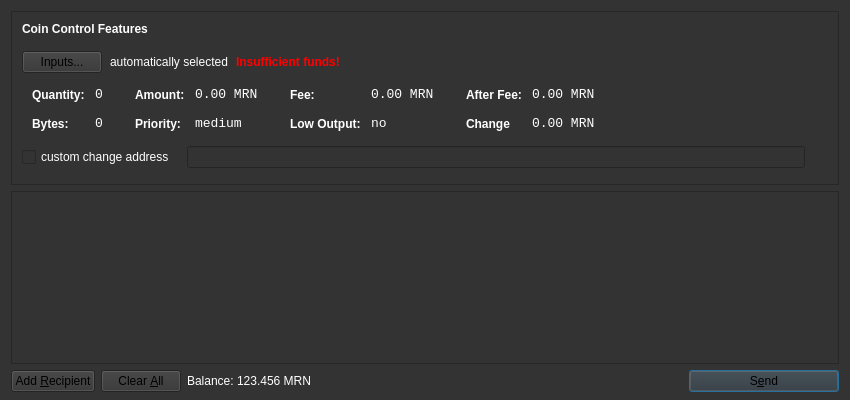
<?xml version="1.0" encoding="UTF-8"?>
<ui version="4.0">
 <class>SendCoinsDialog</class>
 <widget class="QDialog" name="SendCoinsDialog">
  <property name="geometry">
   <rect>
    <x>0</x>
    <y>0</y>
    <width>850</width>
    <height>400</height>
   </rect>
  </property>
  <property name="windowTitle">
   <string>Send Coins</string>
  </property>
  <property name="styleSheet">
   <string notr="true">background-color: rgb(51, 51, 51);</string>
  </property>
  <layout class="QVBoxLayout" name="verticalLayout" stretch="0,1,0">
   <property name="bottomMargin">
    <number>8</number>
   </property>
   <item>
    <widget class="QFrame" name="frameCoinControl">
     <property name="sizePolicy">
      <sizepolicy hsizetype="Expanding" vsizetype="Expanding">
       <horstretch>0</horstretch>
       <verstretch>0</verstretch>
      </sizepolicy>
     </property>
     <property name="maximumSize">
      <size>
       <width>16777215</width>
       <height>16777215</height>
      </size>
     </property>
     <property name="frameShape">
      <enum>QFrame::StyledPanel</enum>
     </property>
     <property name="frameShadow">
      <enum>QFrame::Sunken</enum>
     </property>
     <layout class="QVBoxLayout" name="verticalLayoutCoinControl2">
      <property name="spacing">
       <number>6</number>
      </property>
      <property name="leftMargin">
       <number>0</number>
      </property>
      <property name="topMargin">
       <number>0</number>
      </property>
      <property name="rightMargin">
       <number>0</number>
      </property>
      <property name="bottomMargin">
       <number>6</number>
      </property>
      <item>
       <widget class="QWidget" name="" native="true">
        <property name="styleSheet">
         <string notr="true">color: rgb(255, 255, 255);</string>
        </property>
        <layout class="QVBoxLayout" name="verticalLayoutCoinControl" stretch="0,0,0,0,1">
         <property name="spacing">
          <number>0</number>
         </property>
         <property name="leftMargin">
          <number>10</number>
         </property>
         <property name="topMargin">
          <number>10</number>
         </property>
         <item>
          <layout class="QHBoxLayout" name="horizontalLayoutCoinControl1">
           <property name="bottomMargin">
            <number>15</number>
           </property>
           <item>
            <widget class="QLabel" name="labelCoinControlFeatures">
             <property name="sizePolicy">
              <sizepolicy hsizetype="Preferred" vsizetype="Maximum">
               <horstretch>0</horstretch>
               <verstretch>0</verstretch>
              </sizepolicy>
             </property>
             <property name="font">
              <font>
               <weight>75</weight>
               <bold>true</bold>
              </font>
             </property>
             <property name="styleSheet">
              <string notr="true">font-weight:bold;</string>
             </property>
             <property name="text">
              <string>Coin Control Features</string>
             </property>
            </widget>
           </item>
          </layout>
         </item>
         <item>
          <layout class="QHBoxLayout" name="horizontalLayoutCoinControl2" stretch="0,0,0,0">
           <property name="spacing">
            <number>8</number>
           </property>
           <property name="bottomMargin">
            <number>10</number>
           </property>
           <item>
            <widget class="QPushButton" name="pushButtonCoinControl">
             <property name="styleSheet">
              <string notr="true">color: rgb(0, 0, 0);</string>
             </property>
             <property name="text">
              <string>Inputs...</string>
             </property>
            </widget>
           </item>
           <item>
            <widget class="QLabel" name="labelCoinControlAutomaticallySelected">
             <property name="text">
              <string>automatically selected</string>
             </property>
             <property name="margin">
              <number>5</number>
             </property>
            </widget>
           </item>
           <item>
            <widget class="QLabel" name="labelCoinControlInsuffFunds">
             <property name="font">
              <font>
               <weight>75</weight>
               <bold>true</bold>
              </font>
             </property>
             <property name="styleSheet">
              <string notr="true">color:red;font-weight:bold;</string>
             </property>
             <property name="text">
              <string>Insufficient funds!</string>
             </property>
             <property name="margin">
              <number>5</number>
             </property>
            </widget>
           </item>
           <item>
            <spacer name="horizontalSpacerCoinControl">
             <property name="orientation">
              <enum>Qt::Horizontal</enum>
             </property>
             <property name="sizeHint" stdset="0">
              <size>
               <width>40</width>
               <height>1</height>
              </size>
             </property>
            </spacer>
           </item>
          </layout>
         </item>
         <item>
          <widget class="QWidget" name="widgetCoinControl" native="true">
           <property name="sizePolicy">
            <sizepolicy hsizetype="Preferred" vsizetype="Preferred">
             <horstretch>0</horstretch>
             <verstretch>0</verstretch>
            </sizepolicy>
           </property>
           <property name="minimumSize">
            <size>
             <width>0</width>
             <height>0</height>
            </size>
           </property>
           <property name="styleSheet">
            <string notr="true"/>
           </property>
           <layout class="QHBoxLayout" name="horizontalLayoutCoinControl5">
            <property name="leftMargin">
             <number>0</number>
            </property>
            <property name="topMargin">
             <number>0</number>
            </property>
            <property name="rightMargin">
             <number>0</number>
            </property>
            <property name="bottomMargin">
             <number>0</number>
            </property>
            <item>
             <layout class="QHBoxLayout" name="horizontalLayoutCoinControl3" stretch="0,0,0,1">
              <property name="spacing">
               <number>20</number>
              </property>
              <property name="topMargin">
               <number>0</number>
              </property>
              <property name="bottomMargin">
               <number>10</number>
              </property>
              <item>
               <layout class="QFormLayout" name="formLayoutCoinControl1">
                <property name="horizontalSpacing">
                 <number>10</number>
                </property>
                <property name="verticalSpacing">
                 <number>14</number>
                </property>
                <property name="leftMargin">
                 <number>10</number>
                </property>
                <property name="topMargin">
                 <number>4</number>
                </property>
                <property name="rightMargin">
                 <number>6</number>
                </property>
                <item row="0" column="0">
                 <widget class="QLabel" name="labelCoinControlQuantityText">
                  <property name="styleSheet">
                   <string notr="true">font-weight:bold;</string>
                  </property>
                  <property name="text">
                   <string>Quantity:</string>
                  </property>
                  <property name="margin">
                   <number>0</number>
                  </property>
                 </widget>
                </item>
                <item row="0" column="1">
                 <widget class="QLabel" name="labelCoinControlQuantity">
                  <property name="font">
                   <font>
                    <family>Monospace</family>
                    <pointsize>10</pointsize>
                   </font>
                  </property>
                  <property name="cursor">
                   <cursorShape>IBeamCursor</cursorShape>
                  </property>
                  <property name="contextMenuPolicy">
                   <enum>Qt::ActionsContextMenu</enum>
                  </property>
                  <property name="text">
                   <string>0</string>
                  </property>
                  <property name="margin">
                   <number>0</number>
                  </property>
                  <property name="textInteractionFlags">
                   <set>Qt::LinksAccessibleByMouse|Qt::TextSelectableByKeyboard|Qt::TextSelectableByMouse</set>
                  </property>
                 </widget>
                </item>
                <item row="1" column="0">
                 <widget class="QLabel" name="labelCoinControlBytesText">
                  <property name="styleSheet">
                   <string notr="true">font-weight:bold;</string>
                  </property>
                  <property name="text">
                   <string>Bytes:</string>
                  </property>
                 </widget>
                </item>
                <item row="1" column="1">
                 <widget class="QLabel" name="labelCoinControlBytes">
                  <property name="font">
                   <font>
                    <family>Monospace</family>
                    <pointsize>10</pointsize>
                   </font>
                  </property>
                  <property name="cursor">
                   <cursorShape>IBeamCursor</cursorShape>
                  </property>
                  <property name="contextMenuPolicy">
                   <enum>Qt::ActionsContextMenu</enum>
                  </property>
                  <property name="text">
                   <string>0</string>
                  </property>
                  <property name="textInteractionFlags">
                   <set>Qt::LinksAccessibleByMouse|Qt::TextSelectableByKeyboard|Qt::TextSelectableByMouse</set>
                  </property>
                 </widget>
                </item>
               </layout>
              </item>
              <item>
               <layout class="QFormLayout" name="formLayoutCoinControl2">
                <property name="horizontalSpacing">
                 <number>10</number>
                </property>
                <property name="verticalSpacing">
                 <number>14</number>
                </property>
                <property name="leftMargin">
                 <number>6</number>
                </property>
                <property name="topMargin">
                 <number>4</number>
                </property>
                <property name="rightMargin">
                 <number>6</number>
                </property>
                <item row="0" column="0">
                 <widget class="QLabel" name="labelCoinControlAmountText">
                  <property name="styleSheet">
                   <string notr="true">font-weight:bold;</string>
                  </property>
                  <property name="text">
                   <string>Amount:</string>
                  </property>
                  <property name="margin">
                   <number>0</number>
                  </property>
                 </widget>
                </item>
                <item row="0" column="1">
                 <widget class="QLabel" name="labelCoinControlAmount">
                  <property name="font">
                   <font>
                    <family>Monospace</family>
                    <pointsize>10</pointsize>
                   </font>
                  </property>
                  <property name="cursor">
                   <cursorShape>IBeamCursor</cursorShape>
                  </property>
                  <property name="contextMenuPolicy">
                   <enum>Qt::ActionsContextMenu</enum>
                  </property>
                  <property name="text">
                   <string>0.00 MRN</string>
                  </property>
                  <property name="textInteractionFlags">
                   <set>Qt::LinksAccessibleByMouse|Qt::TextSelectableByKeyboard|Qt::TextSelectableByMouse</set>
                  </property>
                 </widget>
                </item>
                <item row="1" column="0">
                 <widget class="QLabel" name="labelCoinControlPriorityText">
                  <property name="styleSheet">
                   <string notr="true">font-weight:bold;</string>
                  </property>
                  <property name="text">
                   <string>Priority:</string>
                  </property>
                 </widget>
                </item>
                <item row="1" column="1">
                 <widget class="QLabel" name="labelCoinControlPriority">
                  <property name="font">
                   <font>
                    <family>Monospace</family>
                    <pointsize>10</pointsize>
                   </font>
                  </property>
                  <property name="cursor">
                   <cursorShape>IBeamCursor</cursorShape>
                  </property>
                  <property name="contextMenuPolicy">
                   <enum>Qt::ActionsContextMenu</enum>
                  </property>
                  <property name="text">
                   <string>medium</string>
                  </property>
                  <property name="textInteractionFlags">
                   <set>Qt::LinksAccessibleByMouse|Qt::TextSelectableByKeyboard|Qt::TextSelectableByMouse</set>
                  </property>
                 </widget>
                </item>
               </layout>
              </item>
              <item>
               <layout class="QFormLayout" name="formLayoutCoinControl3">
                <property name="horizontalSpacing">
                 <number>10</number>
                </property>
                <property name="verticalSpacing">
                 <number>14</number>
                </property>
                <property name="leftMargin">
                 <number>6</number>
                </property>
                <property name="topMargin">
                 <number>4</number>
                </property>
                <property name="rightMargin">
                 <number>6</number>
                </property>
                <item row="0" column="0">
                 <widget class="QLabel" name="labelCoinControlFeeText">
                  <property name="styleSheet">
                   <string notr="true">font-weight:bold;</string>
                  </property>
                  <property name="text">
                   <string>Fee:</string>
                  </property>
                  <property name="margin">
                   <number>0</number>
                  </property>
                 </widget>
                </item>
                <item row="0" column="1">
                 <widget class="QLabel" name="labelCoinControlFee">
                  <property name="font">
                   <font>
                    <family>Monospace</family>
                    <pointsize>10</pointsize>
                   </font>
                  </property>
                  <property name="cursor">
                   <cursorShape>IBeamCursor</cursorShape>
                  </property>
                  <property name="contextMenuPolicy">
                   <enum>Qt::ActionsContextMenu</enum>
                  </property>
                  <property name="text">
                   <string>0.00 MRN</string>
                  </property>
                  <property name="textInteractionFlags">
                   <set>Qt::LinksAccessibleByMouse|Qt::TextSelectableByKeyboard|Qt::TextSelectableByMouse</set>
                  </property>
                 </widget>
                </item>
                <item row="1" column="0">
                 <widget class="QLabel" name="labelCoinControlLowOutputText">
                  <property name="styleSheet">
                   <string notr="true">font-weight:bold;</string>
                  </property>
                  <property name="text">
                   <string>Low Output:</string>
                  </property>
                 </widget>
                </item>
                <item row="1" column="1">
                 <widget class="QLabel" name="labelCoinControlLowOutput">
                  <property name="font">
                   <font>
                    <family>Monospace</family>
                    <pointsize>10</pointsize>
                   </font>
                  </property>
                  <property name="cursor">
                   <cursorShape>IBeamCursor</cursorShape>
                  </property>
                  <property name="contextMenuPolicy">
                   <enum>Qt::ActionsContextMenu</enum>
                  </property>
                  <property name="text">
                   <string>no</string>
                  </property>
                  <property name="textInteractionFlags">
                   <set>Qt::LinksAccessibleByMouse|Qt::TextSelectableByKeyboard|Qt::TextSelectableByMouse</set>
                  </property>
                 </widget>
                </item>
               </layout>
              </item>
              <item>
               <layout class="QFormLayout" name="formLayoutCoinControl4">
                <property name="horizontalSpacing">
                 <number>10</number>
                </property>
                <property name="verticalSpacing">
                 <number>14</number>
                </property>
                <property name="leftMargin">
                 <number>6</number>
                </property>
                <property name="topMargin">
                 <number>4</number>
                </property>
                <property name="rightMargin">
                 <number>6</number>
                </property>
                <item row="0" column="0">
                 <widget class="QLabel" name="labelCoinControlAfterFeeText">
                  <property name="styleSheet">
                   <string notr="true">font-weight:bold;</string>
                  </property>
                  <property name="text">
                   <string>After Fee:</string>
                  </property>
                  <property name="margin">
                   <number>0</number>
                  </property>
                 </widget>
                </item>
                <item row="0" column="1">
                 <widget class="QLabel" name="labelCoinControlAfterFee">
                  <property name="font">
                   <font>
                    <family>Monospace</family>
                    <pointsize>10</pointsize>
                   </font>
                  </property>
                  <property name="cursor">
                   <cursorShape>IBeamCursor</cursorShape>
                  </property>
                  <property name="contextMenuPolicy">
                   <enum>Qt::ActionsContextMenu</enum>
                  </property>
                  <property name="text">
                   <string>0.00 MRN</string>
                  </property>
                  <property name="textInteractionFlags">
                   <set>Qt::LinksAccessibleByMouse|Qt::TextSelectableByKeyboard|Qt::TextSelectableByMouse</set>
                  </property>
                 </widget>
                </item>
                <item row="1" column="0">
                 <widget class="QLabel" name="labelCoinControlChangeText">
                  <property name="styleSheet">
                   <string notr="true">font-weight:bold;</string>
                  </property>
                  <property name="text">
                   <string>Change</string>
                  </property>
                 </widget>
                </item>
                <item row="1" column="1">
                 <widget class="QLabel" name="labelCoinControlChange">
                  <property name="font">
                   <font>
                    <family>Monospace</family>
                    <pointsize>10</pointsize>
                   </font>
                  </property>
                  <property name="cursor">
                   <cursorShape>IBeamCursor</cursorShape>
                  </property>
                  <property name="contextMenuPolicy">
                   <enum>Qt::ActionsContextMenu</enum>
                  </property>
                  <property name="text">
                   <string>0.00 MRN</string>
                  </property>
                  <property name="textInteractionFlags">
                   <set>Qt::LinksAccessibleByMouse|Qt::TextSelectableByKeyboard|Qt::TextSelectableByMouse</set>
                  </property>
                 </widget>
                </item>
               </layout>
              </item>
             </layout>
            </item>
           </layout>
          </widget>
         </item>
         <item>
          <layout class="QHBoxLayout" name="horizontalLayoutCoinControl4" stretch="0,0,0">
           <property name="spacing">
            <number>12</number>
           </property>
           <property name="sizeConstraint">
            <enum>QLayout::SetDefaultConstraint</enum>
           </property>
           <property name="topMargin">
            <number>5</number>
           </property>
           <property name="rightMargin">
            <number>5</number>
           </property>
           <item>
            <widget class="QCheckBox" name="checkBoxCoinControlChange">
             <property name="text">
              <string>custom change address</string>
             </property>
            </widget>
           </item>
           <item>
            <widget class="QLineEdit" name="lineEditCoinControlChange">
             <property name="enabled">
              <bool>false</bool>
             </property>
             <property name="sizePolicy">
              <sizepolicy hsizetype="Expanding" vsizetype="Fixed">
               <horstretch>0</horstretch>
               <verstretch>0</verstretch>
              </sizepolicy>
             </property>
            </widget>
           </item>
           <item>
            <widget class="QLabel" name="labelCoinControlChangeLabel">
             <property name="sizePolicy">
              <sizepolicy hsizetype="Preferred" vsizetype="Expanding">
               <horstretch>0</horstretch>
               <verstretch>0</verstretch>
              </sizepolicy>
             </property>
             <property name="minimumSize">
              <size>
               <width>0</width>
               <height>0</height>
              </size>
             </property>
             <property name="text">
              <string/>
             </property>
             <property name="margin">
              <number>3</number>
             </property>
            </widget>
           </item>
          </layout>
         </item>
         <item>
          <spacer name="verticalSpacerCoinControl">
           <property name="orientation">
            <enum>Qt::Vertical</enum>
           </property>
           <property name="sizeHint" stdset="0">
            <size>
             <width>800</width>
             <height>1</height>
            </size>
           </property>
          </spacer>
         </item>
        </layout>
       </widget>
      </item>
     </layout>
    </widget>
   </item>
   <item>
    <widget class="QScrollArea" name="scrollArea">
     <property name="widgetResizable">
      <bool>true</bool>
     </property>
     <widget class="QWidget" name="scrollAreaWidgetContents">
      <property name="geometry">
       <rect>
        <x>0</x>
        <y>0</y>
        <width>830</width>
        <height>152</height>
       </rect>
      </property>
      <layout class="QVBoxLayout" name="verticalLayout_2">
       <property name="leftMargin">
        <number>0</number>
       </property>
       <property name="topMargin">
        <number>0</number>
       </property>
       <property name="rightMargin">
        <number>0</number>
       </property>
       <property name="bottomMargin">
        <number>0</number>
       </property>
       <item>
        <layout class="QVBoxLayout" name="entries">
         <property name="spacing">
          <number>6</number>
         </property>
        </layout>
       </item>
       <item>
        <spacer name="verticalSpacer">
         <property name="orientation">
          <enum>Qt::Vertical</enum>
         </property>
         <property name="sizeHint" stdset="0">
          <size>
           <width>20</width>
           <height>40</height>
          </size>
         </property>
        </spacer>
       </item>
      </layout>
     </widget>
    </widget>
   </item>
   <item>
    <layout class="QHBoxLayout" name="horizontalLayout">
     <item>
      <widget class="QPushButton" name="addButton">
       <property name="toolTip">
        <string>Send to multiple recipients at once</string>
       </property>
       <property name="text">
        <string>Add &amp;Recipient</string>
       </property>
       <property name="icon">
        <iconset resource="../bitcoin.qrc">
         <normaloff>:/icons/add</normaloff>:/icons/add</iconset>
       </property>
       <property name="autoDefault">
        <bool>false</bool>
       </property>
      </widget>
     </item>
     <item>
      <widget class="QPushButton" name="clearButton">
       <property name="sizePolicy">
        <sizepolicy hsizetype="Minimum" vsizetype="Fixed">
         <horstretch>0</horstretch>
         <verstretch>0</verstretch>
        </sizepolicy>
       </property>
       <property name="toolTip">
        <string>Remove all transaction fields</string>
       </property>
       <property name="text">
        <string>Clear &amp;All</string>
       </property>
       <property name="icon">
        <iconset resource="../bitcoin.qrc">
         <normaloff>:/icons/remove</normaloff>:/icons/remove</iconset>
       </property>
       <property name="autoRepeatDelay">
        <number>300</number>
       </property>
       <property name="autoDefault">
        <bool>false</bool>
       </property>
      </widget>
     </item>
     <item>
      <layout class="QHBoxLayout" name="horizontalLayout_2">
       <property name="spacing">
        <number>3</number>
       </property>
       <item>
        <widget class="QLabel" name="label">
         <property name="sizePolicy">
          <sizepolicy hsizetype="Preferred" vsizetype="Fixed">
           <horstretch>0</horstretch>
           <verstretch>0</verstretch>
          </sizepolicy>
         </property>
         <property name="styleSheet">
          <string notr="true">color: rgb(255, 255, 255);</string>
         </property>
         <property name="text">
          <string>Balance:</string>
         </property>
        </widget>
       </item>
       <item>
        <widget class="QLabel" name="labelBalance">
         <property name="sizePolicy">
          <sizepolicy hsizetype="Preferred" vsizetype="Fixed">
           <horstretch>0</horstretch>
           <verstretch>0</verstretch>
          </sizepolicy>
         </property>
         <property name="cursor">
          <cursorShape>IBeamCursor</cursorShape>
         </property>
         <property name="styleSheet">
          <string notr="true">color: rgb(255, 255, 255);</string>
         </property>
         <property name="text">
          <string>123.456 MRN</string>
         </property>
         <property name="textInteractionFlags">
          <set>Qt::LinksAccessibleByMouse|Qt::TextSelectableByKeyboard|Qt::TextSelectableByMouse</set>
         </property>
        </widget>
       </item>
      </layout>
     </item>
     <item>
      <spacer name="horizontalSpacer">
       <property name="orientation">
        <enum>Qt::Horizontal</enum>
       </property>
       <property name="sizeHint" stdset="0">
        <size>
         <width>40</width>
         <height>20</height>
        </size>
       </property>
      </spacer>
     </item>
     <item>
      <widget class="QPushButton" name="sendButton">
       <property name="minimumSize">
        <size>
         <width>150</width>
         <height>0</height>
        </size>
       </property>
       <property name="toolTip">
        <string>Confirm the send action</string>
       </property>
       <property name="text">
        <string>S&amp;end</string>
       </property>
       <property name="icon">
        <iconset resource="../bitcoin.qrc">
         <normaloff>:/icons/send</normaloff>:/icons/send</iconset>
       </property>
       <property name="default">
        <bool>true</bool>
       </property>
      </widget>
     </item>
    </layout>
   </item>
  </layout>
 </widget>
 <resources>
  <include location="../bitcoin.qrc"/>
 </resources>
 <connections/>
</ui>
